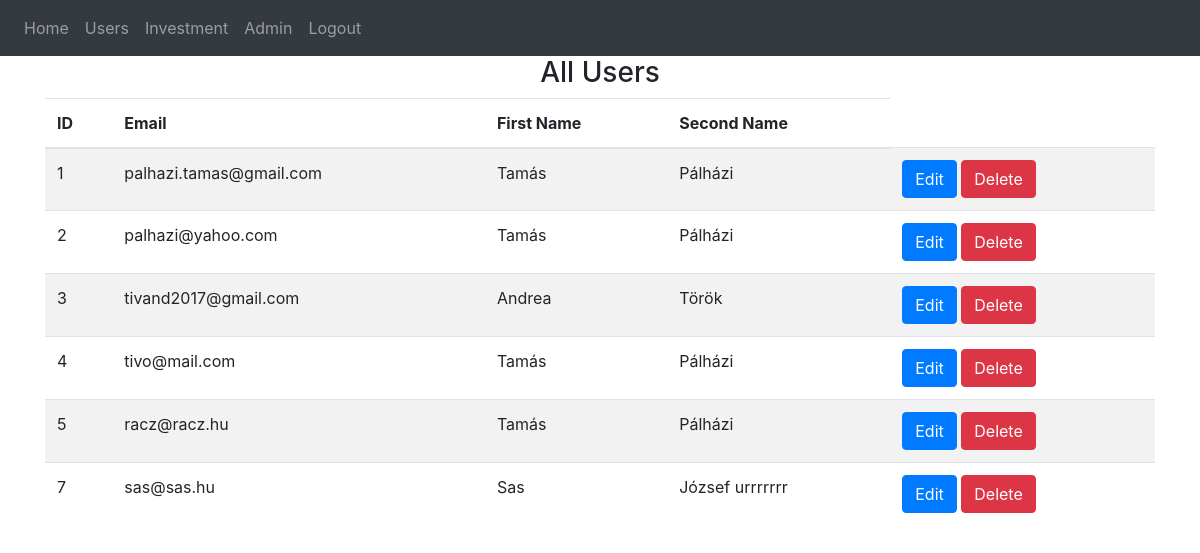
Page /all-users (signed in) on the earlier database version.
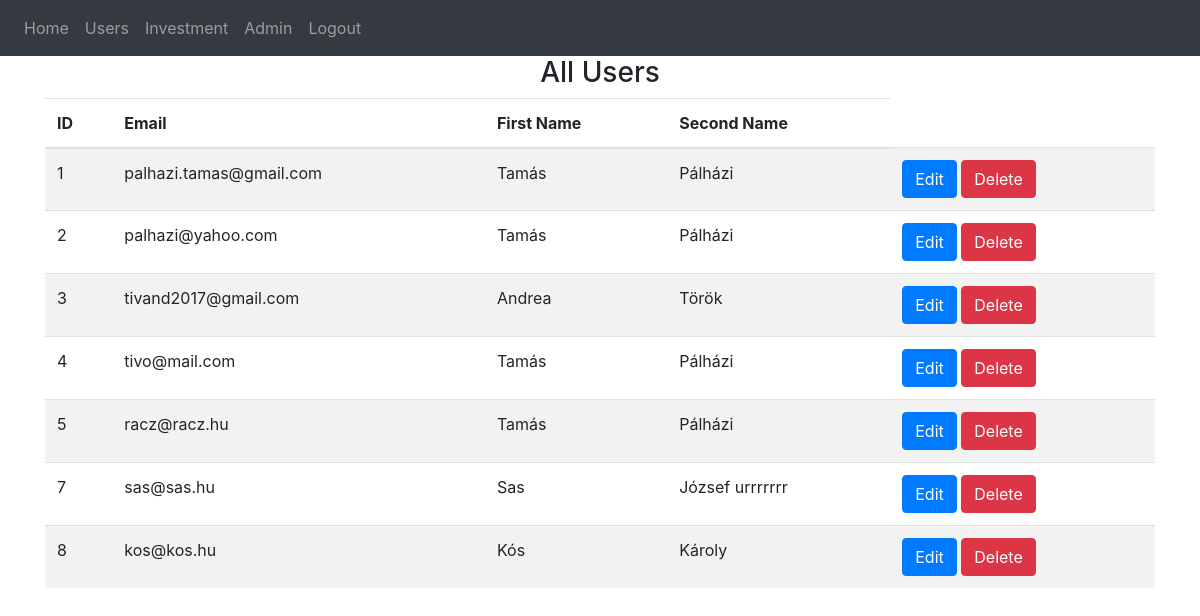
Same page on the later database version.
### website/models.py (models this page shows)
class User(db.Model, UserMixin):
    id = db.Column(db.Integer, primary_key=True)
    email = db.Column(db.String(150), unique=True)
    password = db.Column(db.String(150))
    first_name = db.Column(db.String(150))
    second_name = db.Column(db.String(150))
    notes = db.relationship('Note')
    is_approved = db.Column(db.Boolean, default=False)

### website/views.py (the view)
@views.route('/all-users', methods=['GET'])
@login_required
def all_users():
    users = User.query.all()
    return render_template("all_users.html", users=users, user=current_user)

### website/__init__.py (called while the page is built)
def create_app():
    app = Flask(__name__)
    app.config['SECRET_KEY'] = 'hjshjhdjah kjshkjdhjs'
    app.config['SQLALCHEMY_DATABASE_URI'] = f'sqlite:///{DB_NAME}'
    db.init_app(app)
    from .views import views
    from .auth import auth
    app.register_blueprint(views, url_prefix='/')
    app.register_blueprint(auth, url_prefix='/')
    from .models import User, Note
    with app.app_context():
        db.create_all()
    login_manager = LoginManager()
    login_manager.login_view = 'auth.login'
    login_manager.init_app(app)
    @login_manager.user_loader
    def load_user(id):
        return User.query.get(int(id))
    return app

### website/templates/all_users.html (shortened to what this page needs)
{% extends "base.html" %}
{% block content %}
    <h3 align="center">All Users</h3>
    <table class="table table-striped">
        <thead>
            <tr>
                <th scope="col">ID</th>
                <th scope="col">Email</th>
                <th scope="col">First Name</th>
                <th scope="col">Second Name</th>
            </tr>
        </thead>
        <tbody>
            {% for user in users %}
                <tr>
                    <td>{{ user.id }}</td>
                    <td>{{ user.email }}</td>
                    <td>{{ user.first_name }}</td>
                    <td>{{ user.second_name }}</td>
                    <td>
                        <a href="{{ url_for('views.edit_user', user_id=user.id) }}" class="btn btn-primary">Edit</a>
                        <a href="{{ url_for('views.delete_user', user_id=user.id) }}" class="btn btn-danger">Delete</a>
                      </td>
                </tr>
            {% endfor %}
        </tbody>
    </table>
{% endblock %}

### website/templates/base.html (shortened to what this page needs)
<!DOCTYPE html>
<html>
  <head>
    <link
      rel="stylesheet"
      href="https://stackpath.bootstrapcdn.com/bootstrap/4.4.1/css/bootstrap.min.css"
    />
    <link
      rel="stylesheet"
      href="https://stackpath.bootstrapcdn.com/font-awesome/4.7.0/css/font-awesome.min.css"
    />
  </head>
  <body>
    <nav class="navbar navbar-expand-lg navbar-dark bg-dark">
      <div class="collapse navbar-collapse" id="navbar">
        <div class="navbar-nav">
          {% if user.is_authenticated %}
          <a class="nav-item nav-link" id="home" href="/">Home</a>
          <a class="nav-item nav-link" id="allUsers" href="{{ url_for('views.all_users') }}">Users</a>
          <a class="nav-item nav-link" id="createInvestment" href="{{ url_for('views.create_investment') }}">Investment</a>
          <a class="nav-item nav-link" id="adminDashboard" href="{{ url_for('views.admin_dashboard') }}">Admin</a>
          <a class="nav-item nav-link" id="logout" href="/logout">Logout</a>
          {% else %}
          <a class="nav-item nav-link" id="login" href="/login">Login</a>
          <a class="nav-item nav-link" id="signUp" href="/sign-up">Sign Up</a>
          {% endif %}
        </div>
      </div>
    </nav>
    <div class="container">{% block content %} {% endblock %}</div>
  </body>
</html>

Differences in the rows shown:
added User: id "8", email "kos@kos.hu", first_name "Kós", second_name "Károly"
